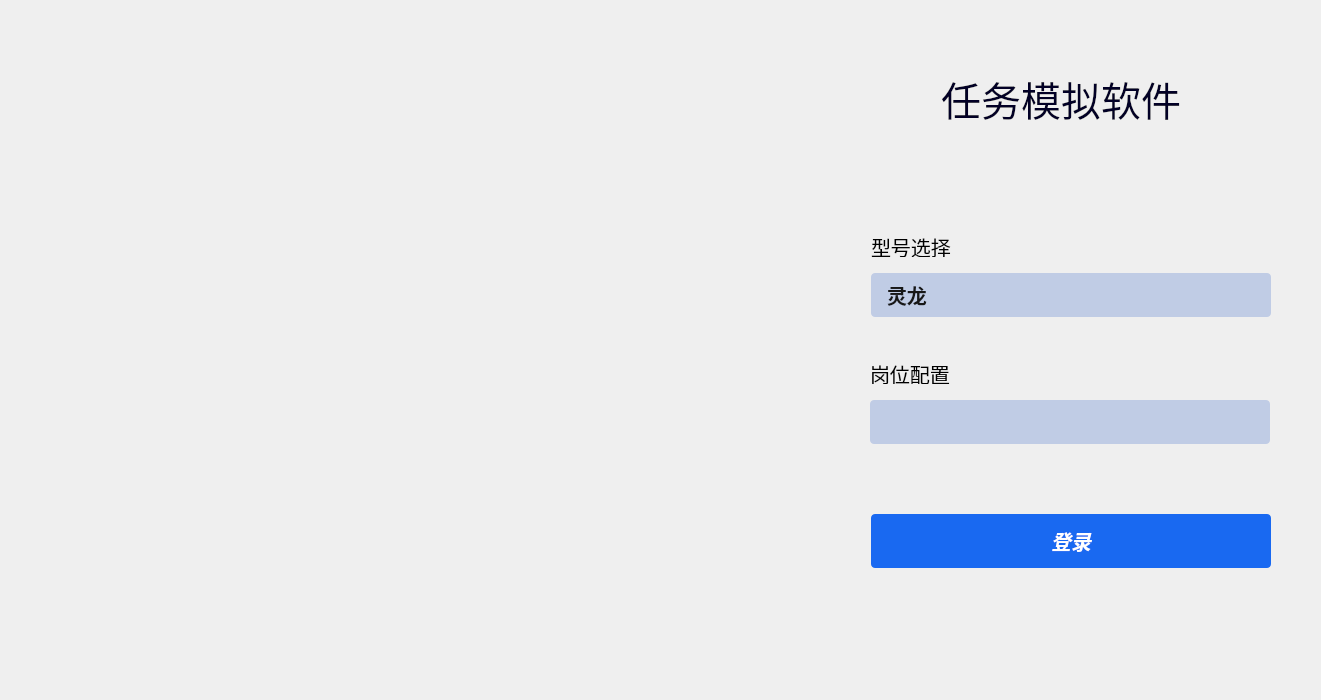
<?xml version="1.0" encoding="UTF-8"?>
<ui version="4.0">
 <class>EquivalenSoftLoginClass</class>
 <widget class="QWidget" name="EquivalenSoftLoginClass">
  <property name="geometry">
   <rect>
    <x>0</x>
    <y>0</y>
    <width>1321</width>
    <height>700</height>
   </rect>
  </property>
  <property name="minimumSize">
   <size>
    <width>1321</width>
    <height>700</height>
   </size>
  </property>
  <property name="maximumSize">
   <size>
    <width>1321</width>
    <height>700</height>
   </size>
  </property>
  <property name="font">
   <font>
    <family>Arial Black</family>
    <pointsize>25</pointsize>
    <weight>75</weight>
    <italic>true</italic>
    <bold>true</bold>
   </font>
  </property>
  <property name="windowTitle">
   <string>任务模拟软件</string>
  </property>
  <property name="styleSheet">
   <string notr="true">#Labelbac{
	
	border-image: url(:/EquivalentSoft/images/login_back.png);

}
#CloseBt{
border:none;
background-image: url(:/EquivalentSoft/images/close_normal.png);
}
#CloseBt:hover{
border:none;
background-image: url(:/EquivalentSoft/images/close_hover.png);
}
#CloseBt:pressed{
border:none;
background-image: url(:/EquivalentSoft/images/close_active.png);
}
#SoftTypeLable
{
	width: 185px;
	height: 60px;
	font-size: 40px;
	font-family: YouSheBiaoTiHei;
	color: #020026;
	line-height: 60px;
}
#TypeSelectLable
{
width: 80px;
height: 20px;
font-size: 20px;
font-family: STHeitiSC-Light, STHeitiSC;
font-weight: 300;
color: #171717;
line-height: 21px;
}
QComboBox
{ width: 400px;
height: 44px;
background-color: rgb(192, 204, 229);
border-radius: 4px;
padding:1px 18px 1px 16px;
font-size: 20px;
font-family: STHeitiSC-Medium, STHeitiSC;
font-weight: 500;
color: #171717;
line-height: 24px;
}
QComboBox:hover
{
background-color: rgb(217, 217, 217);
}
QComboBox QAbstractItemView{
background:rgba(255,255,255,0.1);
border:1px solid rgba(228,228,228,1);
border-radius:0px 0px 5px 5px;
font-size:20px;
outline: 0px; 
}
QComboBox QAbstractItemView::item{
height:36px;
color:rgba(255,255,255,0.1);
padding-left:9px;
background-color:#FFFFFF;
}
QComboBox QAbstractItemView::item:hover{ 
background-color:#409CE1;
color:#ffffff;
}
QComboBox QAbstractItemView::item:selected{
background-color: rgb(192, 204, 229);
color:#ffffff;
}
QComboBox::drop-down {
min-width: 20px;
border:none;
}
QComboBox::down-arrow {
min-width: 20px;
background-image: url(:/EquivalentSoft/images/comboxDropDown.png);
}

#LoginBt
{
	width: 400px;
	height: 54px;
	background: #1969F1;
	box-shadow: 0px 2px 4px 0px rgba(25,105,241,0.1700);
	border-radius: 4px;
	font-size:20px;
	color:#ffffff;
	font-family: STHeitiSC-Medium, STHeitiSC;
}
#LoginBt:hover
{
	
	background-color: rgb(56, 125, 243);
}
#LoginBt:focus
{
	background-color: rgb(34,96,203);
}</string>
  </property>
  <widget class="QLabel" name="SoftTypeLable">
   <property name="geometry">
    <rect>
     <x>940</x>
     <y>68</y>
     <width>241</width>
     <height>60</height>
    </rect>
   </property>
   <property name="minimumSize">
    <size>
     <width>221</width>
     <height>60</height>
    </size>
   </property>
   <property name="maximumSize">
    <size>
     <width>1000</width>
     <height>60</height>
    </size>
   </property>
   <property name="font">
    <font>
     <family>YouSheBiaoTiHei</family>
     <pointsize>-1</pointsize>
    </font>
   </property>
   <property name="text">
    <string>任务模拟软件</string>
   </property>
   <property name="textFormat">
    <enum>Qt::AutoText</enum>
   </property>
   <property name="alignment">
    <set>Qt::AlignRight|Qt::AlignTrailing|Qt::AlignVCenter</set>
   </property>
   <property name="wordWrap">
    <bool>true</bool>
   </property>
  </widget>
  <widget class="QWidget" name="leftwidget" native="true">
   <property name="geometry">
    <rect>
     <x>250</x>
     <y>280</y>
     <width>120</width>
     <height>80</height>
    </rect>
   </property>
  </widget>
  <widget class="QWidget" name="rigtwidget" native="true">
   <property name="geometry">
    <rect>
     <x>410</x>
     <y>290</y>
     <width>120</width>
     <height>80</height>
    </rect>
   </property>
  </widget>
  <widget class="QLabel" name="TypeSelectLab">
   <property name="geometry">
    <rect>
     <x>871</x>
     <y>237</y>
     <width>80</width>
     <height>20</height>
    </rect>
   </property>
   <property name="minimumSize">
    <size>
     <width>80</width>
     <height>20</height>
    </size>
   </property>
   <property name="maximumSize">
    <size>
     <width>80</width>
     <height>20</height>
    </size>
   </property>
   <property name="font">
    <font>
     <pointsize>15</pointsize>
    </font>
   </property>
   <property name="text">
    <string>型号选择</string>
   </property>
  </widget>
  <widget class="QComboBox" name="TypeComboBox">
   <property name="geometry">
    <rect>
     <x>871</x>
     <y>273</y>
     <width>400</width>
     <height>44</height>
    </rect>
   </property>
   <property name="minimumSize">
    <size>
     <width>400</width>
     <height>44</height>
    </size>
   </property>
   <property name="maximumSize">
    <size>
     <width>400</width>
     <height>44</height>
    </size>
   </property>
   <property name="font">
    <font>
     <family>STHeitiSC-Medium,STHeitiSC</family>
     <pointsize>-1</pointsize>
     <weight>62</weight>
     <bold>true</bold>
    </font>
   </property>
   <item>
    <property name="text">
     <string>灵龙</string>
    </property>
   </item>
  </widget>
  <widget class="QPushButton" name="LoginBt">
   <property name="geometry">
    <rect>
     <x>871</x>
     <y>514</y>
     <width>400</width>
     <height>54</height>
    </rect>
   </property>
   <property name="minimumSize">
    <size>
     <width>400</width>
     <height>54</height>
    </size>
   </property>
   <property name="sizeIncrement">
    <size>
     <width>400</width>
     <height>54</height>
    </size>
   </property>
   <property name="text">
    <string notr="true">登录</string>
   </property>
  </widget>
  <widget class="QLabel" name="Labelbac">
   <property name="geometry">
    <rect>
     <x>0</x>
     <y>0</y>
     <width>1321</width>
     <height>700</height>
    </rect>
   </property>
   <property name="minimumSize">
    <size>
     <width>1321</width>
     <height>700</height>
    </size>
   </property>
   <property name="maximumSize">
    <size>
     <width>1321</width>
     <height>700</height>
    </size>
   </property>
   <property name="text">
    <string/>
   </property>
  </widget>
  <widget class="QPushButton" name="CloseBt">
   <property name="geometry">
    <rect>
     <x>1291</x>
     <y>0</y>
     <width>30</width>
     <height>30</height>
    </rect>
   </property>
   <property name="minimumSize">
    <size>
     <width>30</width>
     <height>30</height>
    </size>
   </property>
   <property name="maximumSize">
    <size>
     <width>30</width>
     <height>30</height>
    </size>
   </property>
   <property name="text">
    <string/>
   </property>
  </widget>
  <widget class="QLabel" name="TypeSelectLab_2">
   <property name="geometry">
    <rect>
     <x>870</x>
     <y>364</y>
     <width>80</width>
     <height>20</height>
    </rect>
   </property>
   <property name="minimumSize">
    <size>
     <width>80</width>
     <height>20</height>
    </size>
   </property>
   <property name="maximumSize">
    <size>
     <width>80</width>
     <height>20</height>
    </size>
   </property>
   <property name="font">
    <font>
     <pointsize>15</pointsize>
    </font>
   </property>
   <property name="text">
    <string>岗位配置</string>
   </property>
  </widget>
  <widget class="QComboBox" name="TypeComboBox_2">
   <property name="geometry">
    <rect>
     <x>870</x>
     <y>400</y>
     <width>400</width>
     <height>44</height>
    </rect>
   </property>
   <property name="minimumSize">
    <size>
     <width>400</width>
     <height>44</height>
    </size>
   </property>
   <property name="maximumSize">
    <size>
     <width>400</width>
     <height>44</height>
    </size>
   </property>
   <property name="font">
    <font>
     <family>STHeitiSC-Medium,STHeitiSC</family>
     <pointsize>-1</pointsize>
     <weight>62</weight>
     <bold>true</bold>
    </font>
   </property>
  </widget>
  <zorder>Labelbac</zorder>
  <zorder>SoftTypeLable</zorder>
  <zorder>leftwidget</zorder>
  <zorder>rigtwidget</zorder>
  <zorder>TypeSelectLab</zorder>
  <zorder>TypeComboBox</zorder>
  <zorder>LoginBt</zorder>
  <zorder>CloseBt</zorder>
  <zorder>TypeSelectLab_2</zorder>
  <zorder>TypeComboBox_2</zorder>
 </widget>
 <layoutdefault spacing="6" margin="11"/>
 <resources>
  <include location="EquivalentSoft.qrc"/>
 </resources>
 <connections/>
</ui>
